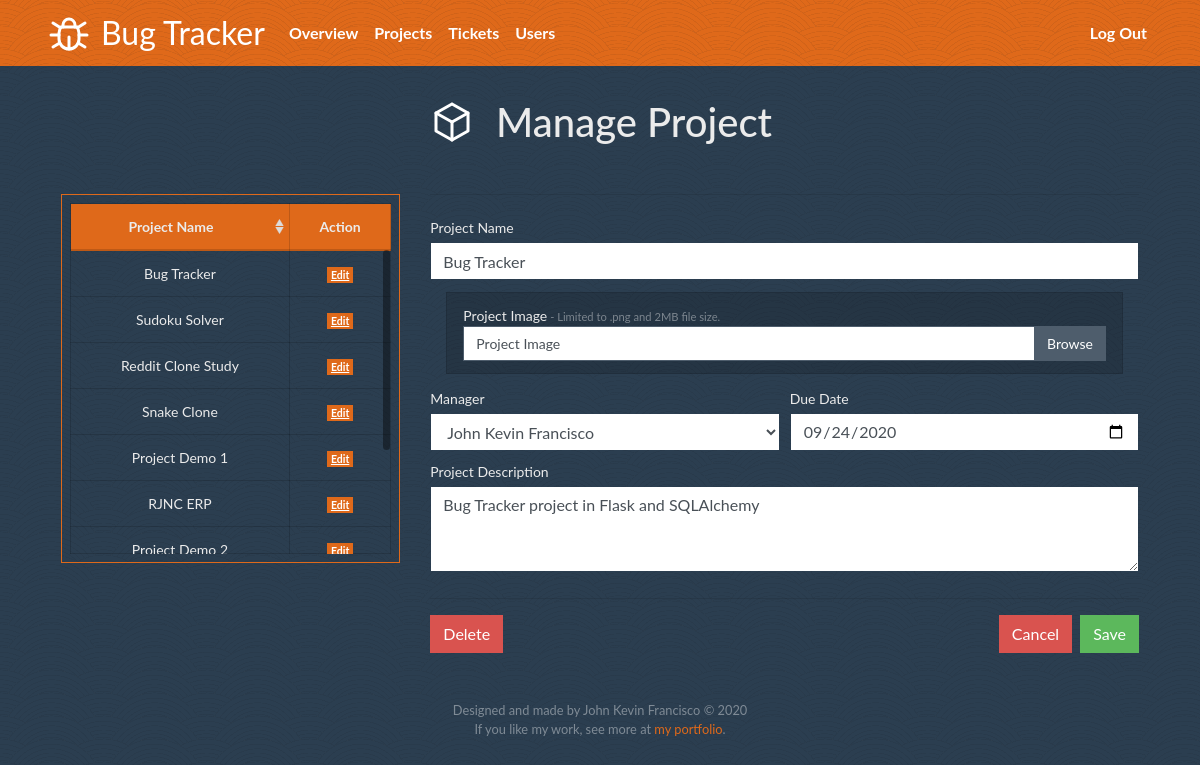
Page /manage_project/1 (signed in) on the earlier database version.
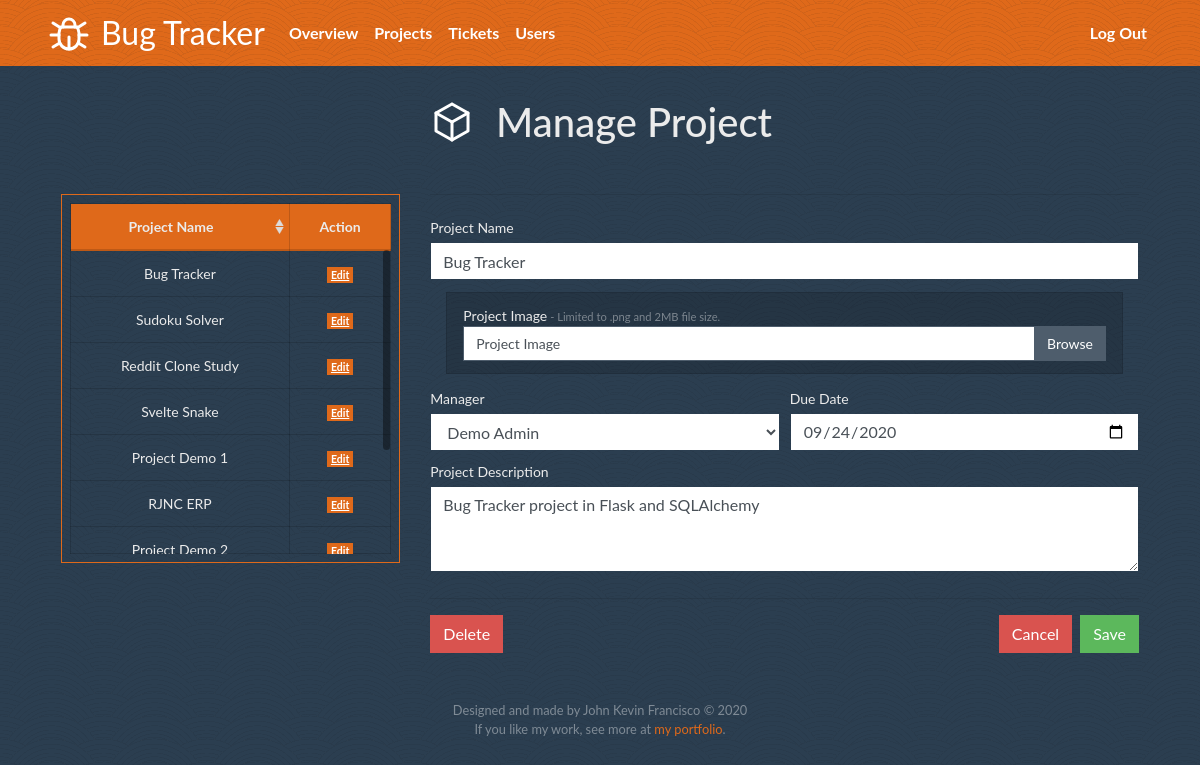
Same page on the later database version.
### models.py (models this page shows, shortened)
class Project(db.Model):
    proj_id = db.Column(db.Integer, primary_key=True, autoincrement=True)
    proj_user_id = db.Column(db.Integer, db.ForeignKey('user.user_id'), nullable=True)
    proj_name = db.Column(db.String(100))
    proj_desc = db.Column(db.String(555))
    proj_deadline = db.Column(db.DateTime)
    proj_tickets = db.relationship('Ticket', backref='project', lazy=True)

### bugtracker.py (the view)
@app.route("/manage_project/<int:url_proj_id>", methods=["GET", "POST"])
@login_required
def manage_project(url_proj_id):
    project = Project.query.get(url_proj_id)
    projectlist = Project.query.all()
    userlist = User.query.filter((User.user_role=="Project Manager") | (User.user_role=="Admin")).all()
    if request.method == "POST":
        new_proj_name = request.form.get("f_proj_name")
        new_proj_user_id = request.form.get("f_proj_user_id")
        raw_proj_deadline = request.form.get("f_proj_deadline")
        new_proj_deadline = datetime.strptime(raw_proj_deadline, '%Y-%m-%d')
        new_proj_desc = request.form.get("f_proj_desc")
        project.proj_name = new_proj_name
        project.proj_user_id = new_proj_user_id
        project.proj_deadline = new_proj_deadline
        project.proj_desc = new_proj_desc
        db.session.commit()
        if 'f_proj_img' in request.files:
            file = request.files['f_proj_img']
            if file.filename != '':
                if file and allowed_file(file.filename):
                    filename = str(url_proj_id) + ".png"
                    file.save(os.path.join(app.config['UPLOAD_FOLDER'], filename))
        msg_success = "Project updated."
        return redirect(url_for('projects_main'))
    else:
        return render_template("/projects/manage_project.html",
                         project=project,
                         projectlist=projectlist,
                         userlist=userlist)

### bugtracker.py (called while the page is built)
@app.after_request
def after_request(response):
    response.headers["Cache-Control"] = "no-cache, no-store, must-revalidate"
    response.headers["Expires"] = 0
    response.headers["Pragma"] = "no-cache"
    return response

### helpers.py (called while the page is built)
def login_required(f):
    @wraps(f)
    def decorated_function(*args, **kwargs):
        if session.get("user_id") is None:
            return redirect("/login")
        return f(*args, **kwargs)
    return decorated_function

### templates/projects/manage_project.html (shortened to what the changed rows need)
{% extends "layout.html" %}
{% block head %}
<link rel="stylesheet" href="/static/css/bootstrap-table.min.css">
{% endblock %}
{% block main %}
<div class="container">
    <div class="row my-3">
        <div class="mx-auto">
            <h1 class="d-inline-flex align-middle m-0">Manage Project</h1>
        </div>
    </div>
<div class="row">
    <div class="col-lg order-lg-2 my-3">
        <form action="/manage_project/{{ project['proj_id'] }}" method="POST" enctype=multipart/form-data class="text-left needs-validation" novalidate>
            <div class="form-row">
                <div class="form-group col w-100 my-1">
                    <label for="f_proj_user_id" class="mb-1">Manager</label>
                        <select id="f_proj_user_id" name="f_proj_user_id" class="form-control" required>
                            {% for u in userlist %}
                                <option value="{{ u['user_id'] }}" {{ "selected='selected'" if u['user_id'] == project['proj_user_id'] else '' }}>{{ u['user_first_name'] + ' ' + u['user_last_name'] }}</option>
                            {% endfor %}
                        </select>
                </div>
            </div>
        </form>
    </div>
    <div class="col-lg-4 order-lg-1 my-3">
        <div  class="border border-primary my-3 p-2">
            <div class="border-bottom border-darker">
                <table id="users-list" class="table table-hover border border-darker" data-toggle="table" data-height="350">
                    <thead class="border border-primary">
                        <tr class="table-primary" class="border border-darker">
                            <th class="border border-darker" data-sortable="true">Project Name</td>
                            <th class="border border-darker">Action</td>
                        </tr>
                    </thead>
                    <tbody class="border border-darker">
                        {% for proj in projectlist %}
                        <tr>
                            <td>{{ proj["proj_name"] }}</td>
                            <td class=>
                                <a href="/manage_project/{{ proj['proj_id'] }}" class="small badge badge-primary">
                                    Edit
                                </a>
                            </td>
                        </tr>
                        {% endfor %}
                    </tbody>
                </table>
            </div>
        </div>
    </div>
</div>
</div>
{% endblock %}

Differences in the rows shown:
changed Project: proj_name "Snake Clone" → "Svelte Snake"
Other differences:
form field f_proj_user_id: "John Kevin Francisco" → "Demo Admin"
